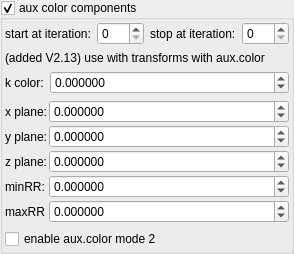
    <widget class="MyGroupBox" name="groupCheck_fold_color_aux_color_enabled_false">
     <property name="title">
      <string>aux color components</string>
     </property>
     <property name="checkable">
      <bool>true</bool>
     </property>
     <layout class="QVBoxLayout" name="verticalLayout_3">
      <property name="leftMargin">
       <number>2</number>
      </property>
      <property name="topMargin">
       <number>2</number>
      </property>
      <property name="rightMargin">
       <number>2</number>
      </property>
      <property name="bottomMargin">
       <number>2</number>
      </property>
      <item>
       <layout class="QHBoxLayout" name="horizontalLayout_27" stretch="0,1,0,1">
        <item>
         <widget class="QLabel" name="label_123">
          <property name="text">
           <string>start at iteration:</string>
          </property>
         </widget>
        </item>
        <item>
         <widget class="MySpinBox" name="spinboxInt_fold_color_start_iterations_A">
          <property name="sizePolicy">
           <sizepolicy hsizetype="Minimum" vsizetype="Maximum">
            <horstretch>0</horstretch>
            <verstretch>0</verstretch>
           </sizepolicy>
          </property>
          <property name="minimum">
           <number>0</number>
          </property>
          <property name="maximum">
           <number>999</number>
          </property>
          <property name="value">
           <number>0</number>
          </property>
         </widget>
        </item>
        <item>
         <widget class="QLabel" name="label_82">
          <property name="text">
           <string>stop at iteration:</string>
          </property>
         </widget>
        </item>
        <item>
         <widget class="MySpinBox" name="spinboxInt_fold_color_stop_iterations_A">
          <property name="sizePolicy">
           <sizepolicy hsizetype="Preferred" vsizetype="Maximum">
            <horstretch>0</horstretch>
            <verstretch>0</verstretch>
           </sizepolicy>
          </property>
          <property name="maximum">
           <number>999</number>
          </property>
         </widget>
        </item>
       </layout>
      </item>
      <item>
       <widget class="QLabel" name="label">
        <property name="text">
         <string>(added V2.13) use with transforms with aux.color</string>
        </property>
        <property name="wordWrap">
         <bool>true</bool>
        </property>
       </widget>
      </item>
      <item>
       <layout class="QHBoxLayout" name="horizontalLayout_26" stretch="0,1">
        <item>
         <widget class="QLabel" name="label_32">
          <property name="text">
           <string>k color:</string>
          </property>
         </widget>
        </item>
        <item>
         <widget class="MyDoubleSpinBox" name="spinbox4_fold_color_difs_0000_x">
          <property name="sizePolicy">
           <sizepolicy hsizetype="Minimum" vsizetype="Maximum">
            <horstretch>0</horstretch>
            <verstretch>0</verstretch>
           </sizepolicy>
          </property>
          <property name="prefix">
           <string/>
          </property>
          <property name="suffix">
           <string/>
          </property>
          <property name="decimals">
           <number>6</number>
          </property>
          <property name="minimum">
           <double>-99.998999999999995</double>
          </property>
          <property name="maximum">
           <double>99.998999999999995</double>
          </property>
          <property name="singleStep">
           <double>0.100000000000000</double>
          </property>
          <property name="value">
           <double>0.000000000000000</double>
          </property>
         </widget>
        </item>
       </layout>
      </item>
      <item>
       <layout class="QGridLayout" name="gridLayout_16" columnstretch="0,1">
        <property name="spacing">
         <number>2</number>
        </property>
        <item row="2" column="0">
         <widget class="QLabel" name="label_38">
          <property name="text">
           <string>z plane:</string>
          </property>
         </widget>
        </item>
        <item row="1" column="1">
         <widget class="MyDoubleSpinBox" name="spinbox3_mandelbox_color_y">
          <property name="sizePolicy">
           <sizepolicy hsizetype="Minimum" vsizetype="Maximum">
            <horstretch>0</horstretch>
            <verstretch>0</verstretch>
           </sizepolicy>
          </property>
          <property name="prefix">
           <string/>
          </property>
          <property name="suffix">
           <string/>
          </property>
          <property name="decimals">
           <number>6</number>
          </property>
          <property name="minimum">
           <double>-100.000000000000000</double>
          </property>
          <property name="maximum">
           <double>100.000000000000000</double>
          </property>
          <property name="singleStep">
           <double>0.100000000000000</double>
          </property>
         </widget>
        </item>
        <item row="0" column="0">
         <widget class="QLabel" name="label_31">
          <property name="text">
           <string>x plane:</string>
          </property>
         </widget>
        </item>
        <item row="0" column="1">
         <widget class="MyDoubleSpinBox" name="spinbox3_mandelbox_color_x">
          <property name="sizePolicy">
           <sizepolicy hsizetype="Minimum" vsizetype="Maximum">
            <horstretch>0</horstretch>
            <verstretch>0</verstretch>
           </sizepolicy>
          </property>
          <property name="prefix">
           <string/>
          </property>
          <property name="suffix">
           <string/>
          </property>
          <property name="decimals">
           <number>6</number>
          </property>
          <property name="minimum">
           <double>-100.000000000000000</double>
          </property>
          <property name="maximum">
           <double>100.000000000000000</double>
          </property>
          <property name="singleStep">
           <double>0.100000000000000</double>
          </property>
         </widget>
        </item>
        <item row="2" column="1">
         <widget class="MyDoubleSpinBox" name="spinbox3_mandelbox_color_z">
          <property name="sizePolicy">
           <sizepolicy hsizetype="Minimum" vsizetype="Maximum">
            <horstretch>0</horstretch>
            <verstretch>0</verstretch>
           </sizepolicy>
          </property>
          <property name="prefix">
           <string/>
          </property>
          <property name="suffix">
           <string/>
          </property>
          <property name="decimals">
           <number>6</number>
          </property>
          <property name="minimum">
           <double>-100.000000000000000</double>
          </property>
          <property name="maximum">
           <double>100.000000000000000</double>
          </property>
          <property name="singleStep">
           <double>0.100000000000000</double>
          </property>
         </widget>
        </item>
        <item row="1" column="0">
         <widget class="QLabel" name="label_39">
          <property name="text">
           <string>y plane:</string>
          </property>
         </widget>
        </item>
        <item row="4" column="0">
         <widget class="QLabel" name="label_41">
          <property name="text">
           <string>maxRR</string>
          </property>
         </widget>
        </item>
        <item row="3" column="0">
         <widget class="QLabel" name="label_40">
          <property name="text">
           <string>minRR:</string>
          </property>
         </widget>
        </item>
        <item row="4" column="1">
         <widget class="MyDoubleSpinBox" name="spinbox_mandelbox_color_Sp2">
          <property name="sizePolicy">
           <sizepolicy hsizetype="Minimum" vsizetype="Maximum">
            <horstretch>0</horstretch>
            <verstretch>0</verstretch>
           </sizepolicy>
          </property>
          <property name="prefix">
           <string/>
          </property>
          <property name="suffix">
           <string/>
          </property>
          <property name="decimals">
           <number>6</number>
          </property>
          <property name="minimum">
           <double>-100.000000000000000</double>
          </property>
          <property name="maximum">
           <double>100.000000000000000</double>
          </property>
          <property name="singleStep">
           <double>0.100000000000000</double>
          </property>
         </widget>
        </item>
        <item row="3" column="1">
         <widget class="MyDoubleSpinBox" name="spinbox_mandelbox_color_Sp1">
          <property name="sizePolicy">
           <sizepolicy hsizetype="Minimum" vsizetype="Maximum">
            <horstretch>0</horstretch>
            <verstretch>0</verstretch>
           </sizepolicy>
          </property>
          <property name="prefix">
           <string/>
          </property>
          <property name="suffix">
           <string/>
          </property>
          <property name="decimals">
           <number>6</number>
          </property>
          <property name="minimum">
           <double>-100.000000000000000</double>
          </property>
          <property name="maximum">
           <double>100.000000000000000</double>
          </property>
          <property name="singleStep">
           <double>0.100000000000000</double>
          </property>
         </widget>
        </item>
       </layout>
      </item>
      <item>
       <widget class="MyCheckBox" name="checkBox_transf_function_enabledCx_false">
        <property name="text">
         <string>enable aux.color mode 2</string>
        </property>
       </widget>
      </item>
     </layout>
    </widget>
